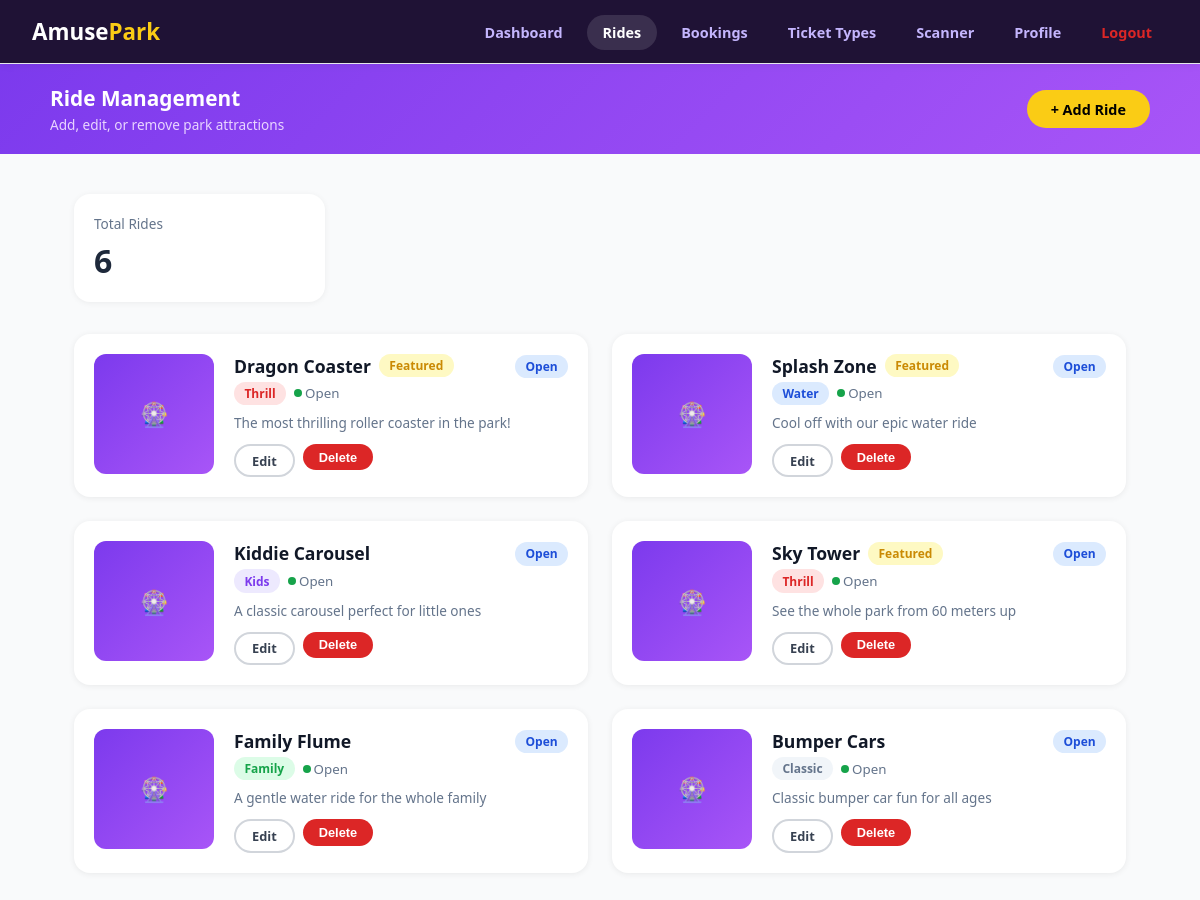
Screenshot of /admin/rides.php (signed in) with the database file from the repository.
### tables this page shows
CREATE TABLE rides (
  id INT AUTO_INCREMENT PRIMARY KEY,
  name VARCHAR(150) NOT NULL,
  description TEXT,
  category ENUM('Thrill','Family','Kids','Water','Classic') DEFAULT 'Family',
  status ENUM('Open','Closed','Maintenance') DEFAULT 'Open',
  duration_minutes INT,
  min_height_cm INT,
  max_capacity INT,
  price DECIMAL(10,2) NOT NULL DEFAULT 0,
  image_url LONGTEXT,
  is_featured TINYINT(1) DEFAULT 0,
  created_at DATETIME DEFAULT CURRENT_TIMESTAMP,
  updated_at DATETIME DEFAULT CURRENT_TIMESTAMP ON UPDATE CURRENT_TIMESTAMP
);

### config.php (called while the page is built, shortened)
<?php
function e(?string $value): string
{
    return htmlspecialchars((string)$value, ENT_QUOTES | ENT_SUBSTITUTE, 'UTF-8');
}

### admin/rides.php (the view, shortened to what this page needs)
<?php
$pdo = db();
$rides = $pdo->query('SELECT * FROM rides ORDER BY created_at DESC')->fetchAll();
$catColors = [
    'Thrill' => 'badge-red',
    'Family' => 'badge-green',
    'Kids' => 'badge-purple',
    'Water' => 'badge-blue',
    'Classic' => 'badge-gray',
];
$statusDot = [
    'Open' => '#16a34a',
    'Closed' => '#dc2626',
    'Maintenance' => '#ca8a04',
];
?>
<!DOCTYPE html>
<html lang="en">
<head>
  <link rel="stylesheet" href="../css/style.css" />
</head>
<body>
<nav class="admin-nav">
  <a class="logo" href="../index.php">Amuse<span>Park</span></a>
  <ul>
    <li><a href="admin-dashboard.php">Dashboard</a></li>
    <li><a href="rides.php" class="active">Rides</a></li>
    <li><a href="bookings.php">Bookings</a></li>
    <li><a href="ticket-types.php">Ticket Types</a></li>
    <li><a href="scanner.php">Scanner</a></li>
     <li><a href="../profile.php">Profile</a></li>
    <li><a href="../logout.php" style="color:#dc2626;font-weight:600;">Logout</a></li>
  </ul>
</nav>
<div class="page-header">
  <div class="container" style="display:flex; align-items:center; justify-content:space-between; text-align:left; padding:0;">
    <div>
      <h1>Ride Management</h1>
      <p>Add, edit, or remove park attractions</p>
    </div>
    <a class="btn btn-yellow" href="rides.php?add=1">+ Add Ride</a>
  </div>
</div>
<div class="container">
  <div class="stats-grid" style="margin-bottom: 2rem;">
    <div class="stat-card">
      <div class="stat-label">Total Rides</div>
      <div class="stat-value"><?= count($rides) ?></div>
    </div>
  </div>
  <div class="grid grid-2" id="rides-grid">
    <?php foreach ($rides as $r): ?>
      <div class="card" style="padding:1.25rem; display:flex; gap:1.25rem;">
        <div style="width:120px; height:120px; flex-shrink:0;">
          <?php if (!empty($r['image_url'])): ?>
            <img src="<?= e($r['image_url']) ?>" style="width:100%; height:100%; object-fit:cover; border-radius:0.75rem; box-shadow:0 2px 8px rgba(0,0,0,0.1);">
          <?php else: ?>
            <div class="card-img" style="font-size:1.5rem; height:100%; border-radius:0.75rem;">🎡</div>
          <?php endif; ?>
        </div>
        <div style="flex:1;">
          <div style="display:flex; justify-content:space-between; align-items:flex-start;">
            <div>
              <div style="display:flex; align-items:center; gap:0.5rem; margin-bottom:0.25rem;">
                <h3 style="font-size:1.1rem; margin:0;"><?= e($r['name']) ?></h3>
                <?php if (!empty($r['is_featured'])): ?>
                  <span class="badge badge-yellow">Featured</span>
                <?php endif; ?>
              </div>
              <div style="display:flex; gap:0.5rem; align-items:center; margin-bottom:0.5rem;">
                <?php $cat = (string)($r['category'] ?? ''); ?>
                <span class="badge <?= e($catColors[$cat] ?? 'badge-gray') ?>"><?= e($cat) ?></span>
                <?php $st = (string)($r['status'] ?? ''); ?>
                <small style="color:#64748b; display:flex; align-items:center; gap:3px;">
                  <span style="width:8px; height:8px; border-radius:50%; background:<?= e($statusDot[$st] ?? '#94a3b8') ?>;"></span>
                  <?= e($st) ?>
                </small>
              </div>
            </div>
            <div style="text-align:right;">
              <span class="badge badge-blue"><?= e((string)($r['status'] ?? '')) ?></span>
            </div>
          </div>
          <p style="color:#64748b; font-size:0.85rem; line-height:1.4; margin-bottom:0.75rem;">
            <?= e($r['description'] ?: 'No description provided.') ?>
          </p>
          <div style="display:flex; gap:0.5rem;">
            <a class="btn btn-outline btn-sm" href="rides.php?edit=<?= (int)$r['id'] ?>">Edit</a>
            <form method="post" style="display:inline;">
              <button class="btn btn-danger btn-sm" type="submit">Delete</button>
            </form>
          </div>
        </div>
      </div>
    <?php endforeach; ?>
  </div>
</div>
</body>
</html>

### css/style.css (style rules this page uses)
* { margin: 0; padding: 0; box-sizing: border-box; }
body { font-family: 'Segoe UI', sans-serif; background: #f9fafb; color: #111827; }
nav { background: #fff; border-bottom: 1px solid #e5e7eb; padding: 0 2rem; height: 64px; display: flex; align-items: center; justify-content: space-between; position: sticky; top: 0; z-index: 100; box-shadow: 0 1px 8px rgba(0,0,0,.07); }
.logo { font-size: 1.4rem; font-weight: 900; color: #111827; text-decoration: none; display:inline-flex; align-items:center; }
.logo span { color: #facc15; }
nav ul { list-style: none; display: flex; gap: .5rem; align-items: center; }
nav ul a { padding: .5rem 1rem; border-radius: 999px; font-size: .9rem; font-weight: 600; text-decoration: none; color: #374151; transition: all .2s; }
nav ul a:hover, nav ul a.active { background: #7c3aed; color: #fff; }
.page-header { background: linear-gradient(135deg, #7c3aed, #a855f7); color: #fff; padding: 1.25rem 2rem; text-align: center; }
.page-header h1 { font-size: 1.3rem; font-weight: 800; margin-bottom: .2rem; }
.page-header p { color: #e9d5ff; font-size: .85rem; }
.container { max-width: 1100px; margin: 0 auto; padding: 2.5rem 1.5rem; }
.grid { display: grid; gap: 1.5rem; }
.grid-2 { grid-template-columns: repeat(auto-fill, minmax(400px, 1fr)); }
.card { background: #fff; border-radius: 1rem; box-shadow: 0 1px 6px rgba(0,0,0,.07); overflow: hidden; transition: box-shadow .2s; }
.card-img { width: 100%; height: 190px; object-fit: cover; background: linear-gradient(135deg,#7c3aed,#a855f7); display:flex;align-items:center;justify-content:center;color:#fff;font-size:3rem; }
.badge { display: inline-block; padding: .2rem .65rem; border-radius: 999px; font-size: .75rem; font-weight: 600; }
.badge-green { background: #dcfce7; color: #16a34a; }
.badge-red { background: #fee2e2; color: #dc2626; }
.badge-yellow { background: #fef9c3; color: #ca8a04; }
.badge-blue { background: #dbeafe; color: #1d4ed8; }
.badge-purple { background: #ede9fe; color: #7c3aed; }
.badge-gray { background: #f1f5f9; color: #64748b; }
.btn { display: inline-block; padding: .6rem 1.5rem; border-radius: 999px; font-weight: 600; font-size: .9rem; cursor: pointer; border: none; transition: all .2s; text-decoration: none; text-align: center; }
.btn-yellow { background: #facc15; color: #000; }
.btn-outline { background: transparent; border: 2px solid #d1d5db; color: #374151; }
.btn-sm { padding: .35rem 1rem; font-size: .8rem; }
.btn-danger { background: #dc2626; color: #fff; }
.stats-grid { display: grid; grid-template-columns: repeat(auto-fill, minmax(200px, 1fr)); gap: 1rem; margin-bottom: 2rem; }
.stat-card { background: #fff; border-radius: 1rem; padding: 1.25rem; box-shadow: 0 1px 6px rgba(0,0,0,.06); }
.stat-label { font-size: .85rem; color: #64748b; margin-bottom: .35rem; }
.stat-value { font-size: 2rem; font-weight: 900; color: #1e293b; }
.admin-nav { background: #1f1235; }
.admin-nav .logo { color: #fff; }
.admin-nav ul a { color: #c4b5fd; }
.admin-nav ul a:hover, .admin-nav ul a.active { background: rgba(255,255,255,.12); color: #fff; }

### rows the page displays
rides: name "Dragon Coaster", is_featured "Featured", category "Thrill", status "Open", description "The most thrilling roller coaster in the park!"
rides: name "Splash Zone", is_featured "Featured", category "Water", status "Open", description "Cool off with our epic water ride"
rides: name "Kiddie Carousel", category "Kids", status "Open", description "A classic carousel perfect for little ones"
rides: name "Sky Tower", is_featured "Featured", category "Thrill", status "Open", description "See the whole park from 60 meters up"
rides: name "Family Flume", category "Family", status "Open", description "A gentle water ride for the whole family"
rides: name "Bumper Cars", category "Classic", status "Open", description "Classic bumper car fun for all ages"

### other values shown
count($rides) "6"
